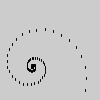
Frame 1 (no input)
Frame 60 (the mouse pressed at the canvas centre just before this capture): identical to frame 1, image omitted
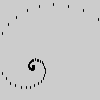
Frame 120 (the mouse held since frame 60 and released just before this capture)

The Processing sketch that drew these frames (run headless with seeded random() and noise(); from frame 60 on, the mouse is pressed at the canvas centre):

// Processing sketch: Ex_42
// ── Ex_42.pde
float cx = 33.0;  // Center x-coordinate
float cy = 66.0;  // Center y-coordinate

void setup() {
  size(100, 100);
}

void draw() {
  background(204);
  float radius = 0.15;
  float radVal = map(mouseX, 0, width, 1.05, 1.1);
  for (int deg = 0; deg < 360*5; deg += 12) {
    float angle = radians(deg);
    float x = cx + (cos(angle) * radius);
    float y = cy + (sin(angle) * radius);
    line(x, y, x, y+2);
    radius = radius * radVal;
  }
}  
